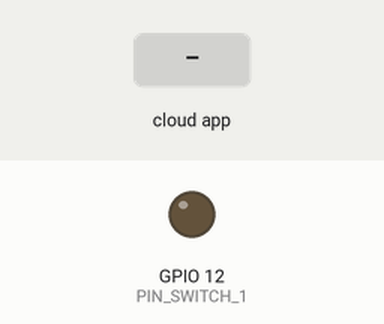
Recording of a sketch running on a simulated ESP32. Parts: output pins drawn as LEDs (lit = HIGH). Inputs (shaded band) come from the test bench. The RemoteXY app is connected.

Above: at 1.2 s.
1.3 s: the phone or cloud app sets switch_1 to 1
At 2.5 s:
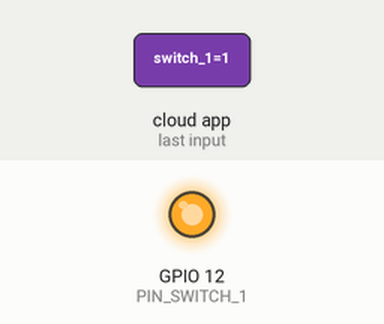
2.8 s: the phone or cloud app sets switch_1 to 0
At 3.7 s:
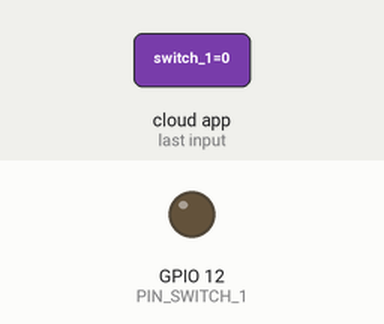
Timing chart, 0 to 5.8 s (numbered marks = the images above; inputs shaded):
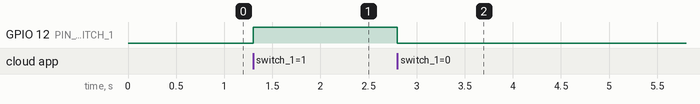

Measured:
- after the input at 1.3 s, GPIO 12 (PIN_SWITCH_1): LOW → HIGH at once
- after the input at 2.8 s, GPIO 12 (PIN_SWITCH_1): HIGH → LOW at once

The sketch:

wifi_connection_esp32.ino
```cpp
// (licence header left out)
//////////////////////////////////////////////
//        RemoteXY include library          //
//////////////////////////////////////////////

// RemoteXY select connection mode and include library
#define REMOTEXY_MODE__ESP32CORE_WIFI_POINT
#include <WiFi.h>

#include <RemoteXY.h>

// RemoteXY connection settings
#define REMOTEXY_WIFI_SSID "3omar.hs AI_Cam project"
#define REMOTEXY_WIFI_PASSWORD "12345678orhs"
#define REMOTEXY_SERVER_PORT 6377


// RemoteXY configurate
#pragma pack(push, 1)
uint8_t RemoteXY_CONF[] =
  { 255,1,0,2,0,23,0,11,116,1,
  2,1,20,43,22,11,95,8,31,31,
  61,0,61,0,65,43,26,30,9,9 };

// this structure defines all the variables and events of your control interface
struct {

    // input variables
  uint8_t switch_1; // =1 if switch ON and =0 if OFF

    // output variables
  uint8_t led_1_g; // =0..255 LED Green brightness
  uint8_t led_1_b; // =0..255 LED Blue brightness

    // other variable
  uint8_t connect_flag;  // =1 if wire connected, else =0

} RemoteXY;
#pragma pack(pop)

/////////////////////////////////////////////
//           END RemoteXY include          //
/////////////////////////////////////////////

#define PIN_SWITCH_1 12


void setup()
{
  RemoteXY_Init ();

  pinMode (PIN_SWITCH_1, OUTPUT);

  // TODO you setup code

}

void loop()
{
  RemoteXY_Handler ();

  digitalWrite(PIN_SWITCH_1, (RemoteXY.switch_1==0)?LOW:HIGH);

if(RemoteXY.switch_1==0){
  RemoteXY.led_1_b = 0;
  RemoteXY.led_1_g = 255;
  }
  if(RemoteXY.switch_1==0){
  RemoteXY.led_1_g = 0;
  RemoteXY.led_1_b = 255;
  }

  // TODO you loop code
  // use the RemoteXY structure for data transfer
  // do not call delay()


}
```
